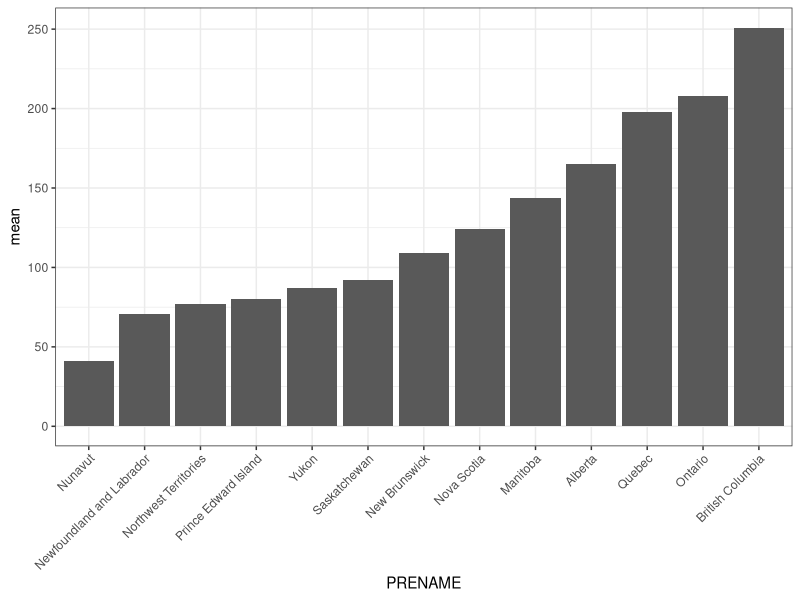
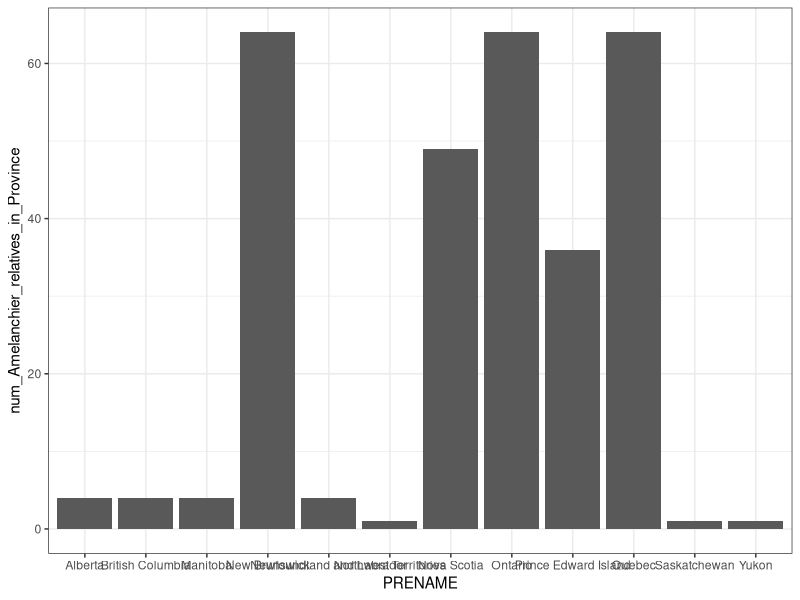
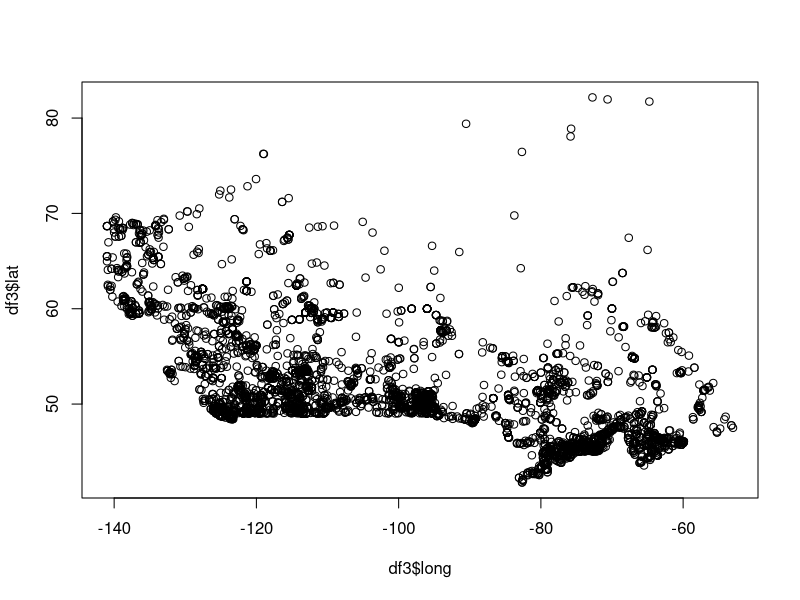

Recreate these plots in R, in order.
library(tidyverse)
library(stringr)
library(ggplot2)


# compile garden data
df <- read.csv("GBIF_by_Province.csv")

df2 <- df %>%
  select(Crop, sci_nam, ECO_CODE, ECO_NAME, PRENAME, geometry, X.1)
  
# remove "()" and "c" from geometry and X.1, rename as longitude and latitude
# change from chr to numeric
df2$longitude <- as.numeric(str_sub(df2$geometry, 3))  
df2$latitude <- as.numeric(str_remove(df2$X.1, "[)]"))
df3 <- df2 %>% # drop unformatted columns, change chr to factor data class
  select(-geometry, -X.1) %>%
  mutate(sci_nam = as.factor(sci_nam), Crop = as.factor(Crop), 
         PRENAME = as.factor(PRENAME), ECO_NAME = as.factor(ECO_NAME), 
         ECO_CODE = as.factor(ECO_CODE))


str(df3)

# some summary information
# ecoregion with the most CWRs
df4 <- df3 %>%
  group_by(ECO_NAME) %>%
  distinct(sci_nam, .keep_all = TRUE) %>%
  add_tally() %>%
  rename(num_CWRs_in_Ecoregion = "n")
  # group_by %>% top_n(5) to filter out top five ecoregions 
# maybe also look for number endemic CWRs?
  

# province with the most CWRs
df5 <- df3 %>%
  group_by(PRENAME) %>% # group by province
  distinct(sci_nam, .keep_all = TRUE) %>% # only one CWR per province (if it's in multiple ECOs in the same province can show up >1 times)
  add_tally() %>% # tally number CWRs in tthe province
  rename(num_CWRs_in_Province = "n") %>%
  mutate(num_CWRs_in_Province = as.numeric(num_CWRs_in_Province))

CWRS_group_by_province <- df5 %>% # all I want for a graph is number of CWRS in each province
  group_by(PRENAME) %>%
  summarise(mean = mean(num_CWRs_in_Province))

CWRS_group_by_province$PRENAME <- # order provinces by number of  CWRs 
  factor(CWRS_group_by_province$PRENAME,
         levels = CWRS_group_by_province$PRENAME[
           order(CWRS_group_by_province$mean)])
# Plot number CWRs in each province
q <- ggplot(CWRS_group_by_province, aes(x = PRENAME, y = mean)) + theme_bw() + 
  geom_bar(stat = "identity") + theme(axis.text.x=element_text(angle=45, hjust=1))
q

# ecoregion with the most Amelanchier CWRs
df6 <- df3 %>%
  group_by(ECO_NAME) %>%
  filter(grepl('Amelanchier', sci_nam)) %>%
  distinct(sci_nam, .keep_all = TRUE) %>%
  add_tally() %>%
  rename(num_Amelanchier_relatives_in_Ecoregion = "n") 

# province with the most Amelanchier CWRs
df7 <- df3 %>%
  group_by(PRENAME) %>%
  filter(grepl('Amelanchier', sci_nam)) %>%
  distinct(sci_nam, .keep_all = TRUE) %>%
  add_tally() %>%
  rename(num_Amelanchier_relatives_in_Province = "n") 

# Basic box plot
s <- ggplot(df7, aes(x = PRENAME, y = num_Amelanchier_relatives_in_Province)) + theme_bw() + geom_bar(stat = "identity")
s


plot(df3$long, df3$lat)

